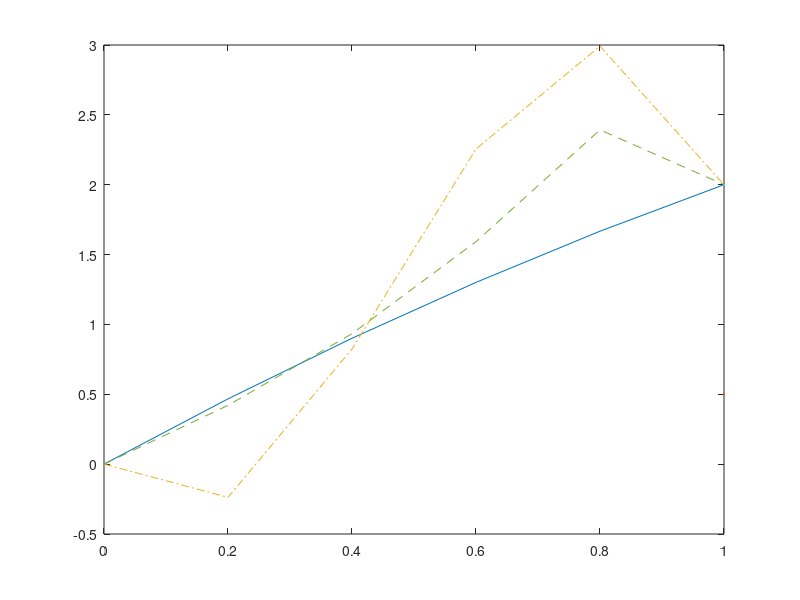

MATLAB code to generate this figure: (Note: this script raises an error after producing the figure.)

clear all
clc
%Increment in the steps of 0.0001 from 0 to 1
x = 0 : 0.2 : 1;
%Assign all the expressions to the functions
N1 = [0,0.4673,0.90105,1.30105,1.6673,2];
N2= [0,-0.2378,0.8240,2.2560,2.9920,2];
N3=[0,0.4208,0.9336,1.5924,2.3928,2];
%Plot the experssions and annotate them properly
plot(x,N1, '-',LineWidth=0.5);
hold on
plot(x, N2, '-.',LineWidth=2);
hold on
plot(x, N3, '--', LineWidth=2);
hold on
xline(1, '.', Linewidth=2)
xlim([0 1])
ylim([-1 5])
ylabel("Phi value at intervals")
xlabel("X values")
title("Boundary problem solution for poissons equation")
legend('At N=1','At N=2', ...
    'At N=3');